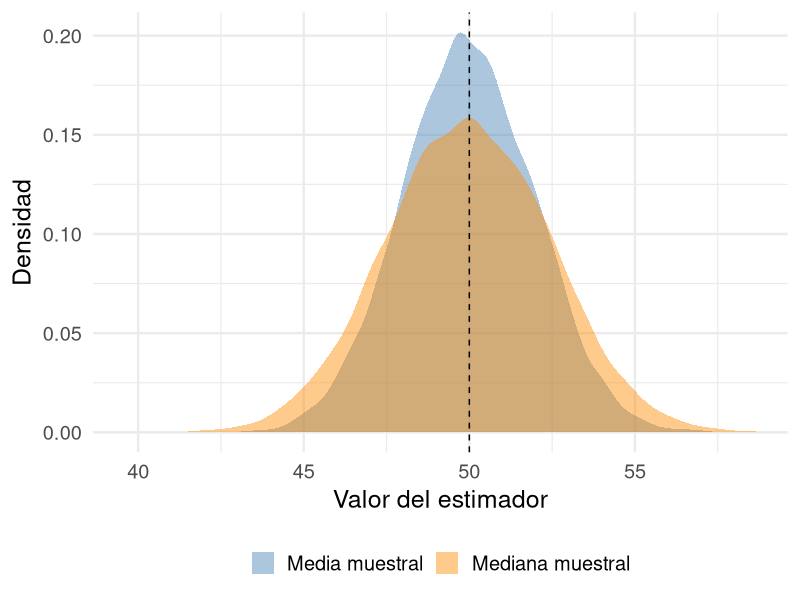
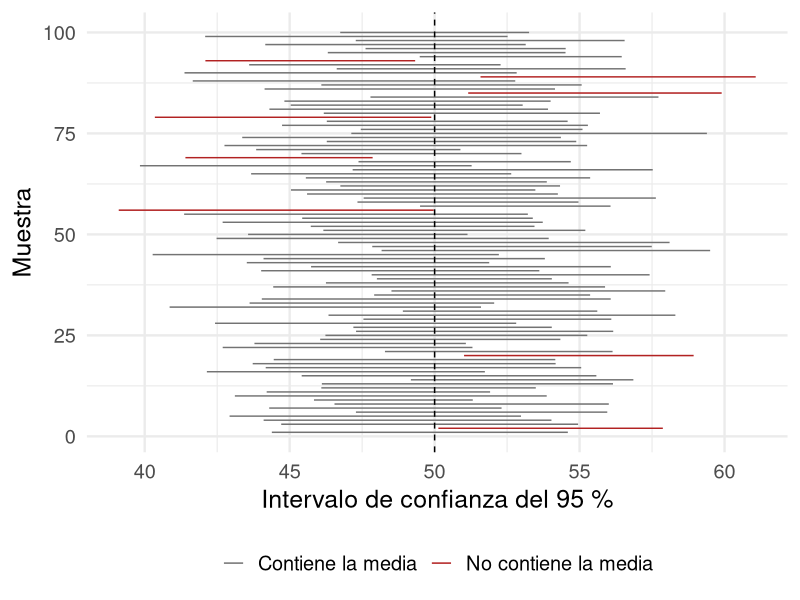
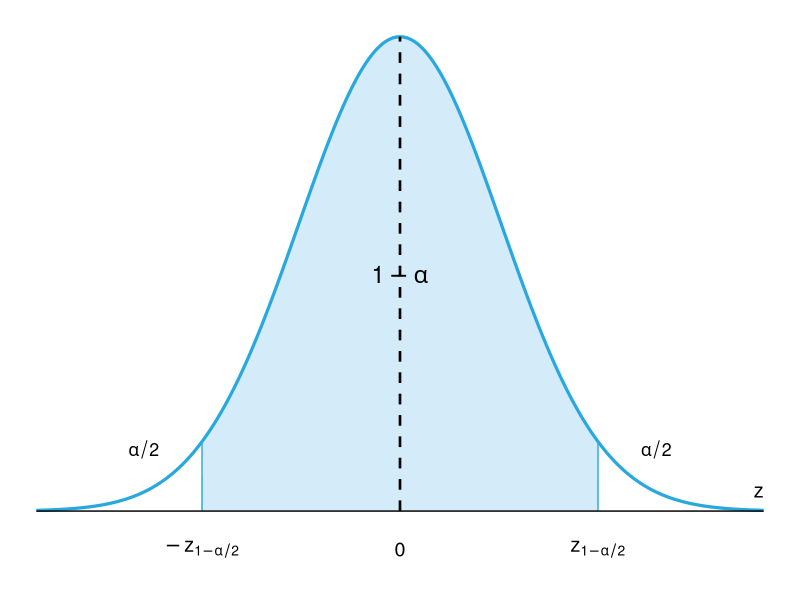
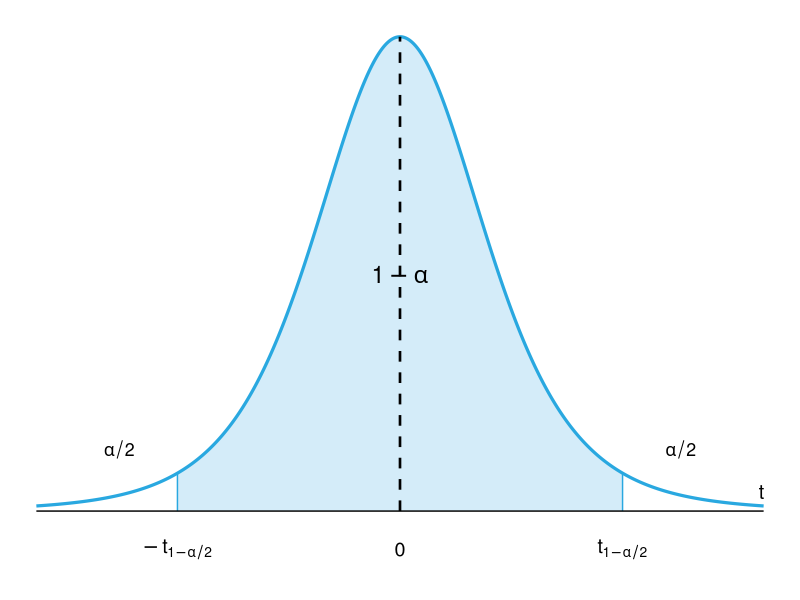
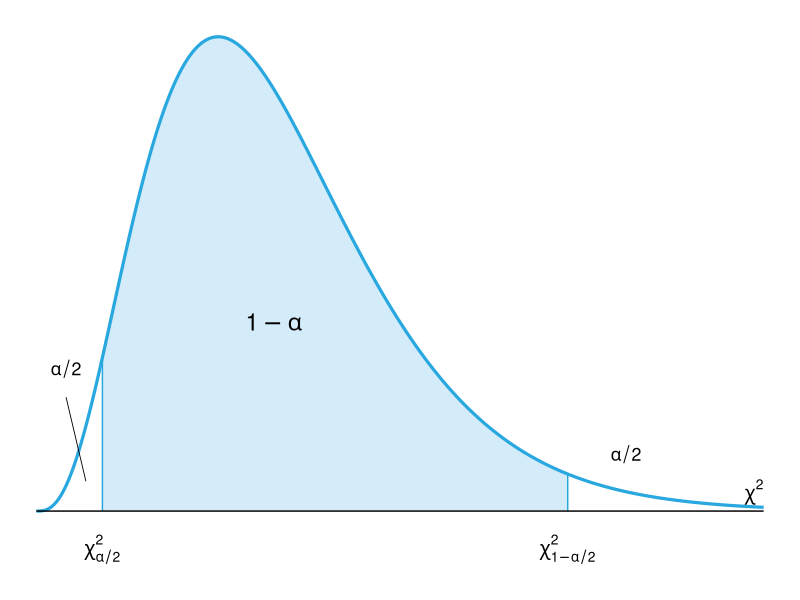
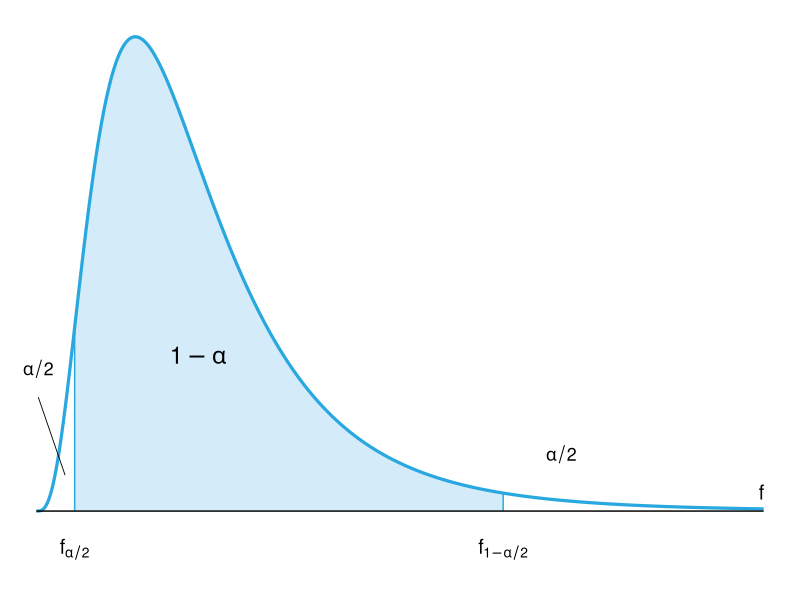

Recreate these plots in R, in order.
## ---- chunk 1
#| label: setup
#| include: false
library(ggplot2)


# Dibuja una densidad con el área central 1 - alfa sombreada entre dos cuantiles
grafica_area <- function(f, desde, hasta, li, ls, etq_li, etq_ls, eje,
                         simetrica = FALSE, colas = FALSE) {
  x <- seq(desde, hasta, length.out = 600)
  d <- data.frame(x = x, y = f(x))
  ymax <- max(d$y)
  # Posición de la etiqueta 1 - alfa: centro de gravedad del área sombreada
  dc <- subset(d, x >= li & x <= ls)
  x_c <- if (simetrica) 0 else sum(dc$x * dc$y) / sum(dc$y)
  y_c <- if (simetrica) 0.5 * ymax else 0.45 * f(x_c)
  p <- ggplot(d, aes(x = x, y = y)) +
    geom_area(data = subset(d, x >= li & x <= ls), fill = "#d4ecf9") +
    geom_line(color = "#29a8e0", linewidth = 1.1) +
    annotate("segment", x = li, xend = li, y = 0, yend = f(li), color = "#29a8e0") +
    annotate("segment", x = ls, xend = ls, y = 0, yend = f(ls), color = "#29a8e0") +
    annotate("segment", x = desde, xend = hasta, y = 0, yend = 0) +
    annotate("text", x = x_c, y = y_c, label = "1 - alpha",
             parse = TRUE, size = 6) +
    annotate("text", x = li, y = -0.08 * ymax, label = etq_li, parse = TRUE, size = 5) +
    annotate("text", x = ls, y = -0.08 * ymax, label = etq_ls, parse = TRUE, size = 5) +
    annotate("text", x = hasta, y = 0.04 * ymax, label = eje, parse = TRUE,
             size = 5, hjust = 1) +
    coord_cartesian(ylim = c(-0.13 * ymax, 1.02 * ymax), clip = "off") +
    theme_void()
  if (simetrica) {
    p <- p +
      annotate("segment", x = 0, xend = 0, y = 0, yend = f(0),
               linetype = "dashed", linewidth = 0.9) +
      annotate("text", x = 0, y = -0.08 * ymax, label = "0", size = 5)
  }
  if (colas && simetrica) {
    p <- p +
      annotate("text", x = c(li, ls) + c(-1, 1) * 0.08 * (hasta - desde),
               y = 0.13 * ymax, label = "alpha/2", parse = TRUE, size = 4.5)
  } else if (colas) {
    p <- p +
      annotate("text", x = li - 0.05 * (hasta - desde), y = 0.30 * ymax,
               label = "alpha/2", parse = TRUE, size = 4.5) +
      annotate("segment", x = li - 0.05 * (hasta - desde), xend = 0.75 * li,
               y = 0.24 * ymax, yend = 0.35 * f(0.75 * li), linewidth = 0.3) +
      annotate("text", x = ls + 0.08 * (hasta - desde), y = 0.12 * ymax,
               label = "alpha/2", parse = TRUE, size = 4.5)
  }
  p
}
theme_set(theme_minimal(base_size = 18))
## ---- chunk 2
#| echo: false
#| fig-width: 9
#| fig-height: 4
#| fig-align: center
set.seed(5)
muestras <- replicate(10000, rnorm(25, mean = 50, sd = 10))
estim <- rbind(data.frame(valor = colMeans(muestras), estimador = "Media muestral"),
               data.frame(valor = apply(muestras, 2, median), estimador = "Mediana muestral"))
ggplot(estim, aes(x = valor, fill = estimador)) +
  geom_density(alpha = 0.45, color = NA) +
  geom_vline(xintercept = 50, linetype = "dashed") +
  scale_fill_manual(values = c("steelblue", "darkorange")) +
  labs(x = "Valor del estimador", y = "Densidad", fill = NULL) +
  theme(legend.position = "bottom")
## ---- chunk 3
#| echo: false
#| fig-width: 8
#| fig-height: 5.6
#| fig-align: center
set.seed(2027)
n_ic <- 20; mu_ic <- 50; sigma_ic <- 10
ics <- t(replicate(100, {
  x <- rnorm(n_ic, mu_ic, sigma_ic)
  m <- mean(x); e <- qt(0.975, n_ic - 1) * sd(x) / sqrt(n_ic)
  c(m - e, m + e)
}))
ics <- data.frame(muestra = 1:100, inf = ics[, 1], sup = ics[, 2])
n_fallan <- sum(ics$inf > mu_ic | ics$sup < mu_ic)
ics$contiene <- ifelse(ics$inf < mu_ic & ics$sup > mu_ic, "Contiene la media", "No contiene la media")
ggplot(ics, aes(y = muestra, xmin = inf, xmax = sup, color = contiene)) +
  geom_linerange() +
  geom_vline(xintercept = mu_ic, linetype = "dashed") +
  scale_color_manual(values = c("grey45", "firebrick")) +
  labs(x = "Intervalo de confianza del 95 %", y = "Muestra", color = NULL) +
  theme(legend.position = "bottom")
## ---- chunk 4
#| echo: false
#| fig-width: 9
#| fig-height: 3.4
#| fig-align: center
grafica_area(dnorm, -3.6, 3.6, qnorm(0.025), qnorm(0.975),
             "-z[1 - alpha/2]", "z[1 - alpha/2]", "z", simetrica = TRUE, colas = TRUE)
## ---- chunk 5
#| echo: false
#| fig-width: 9
#| fig-height: 3.2
#| fig-align: center
grafica_area(function(x) dt(x, df = 5), -4.2, 4.2, qt(0.025, 5), qt(0.975, 5),
             "-t[1 - alpha/2]", "t[1 - alpha/2]", "t", simetrica = TRUE, colas = TRUE)
## ---- chunk 6
#| echo: true
mochilas <- c(3.2, 4.1, 5.5, 3.8, 4.9, 6.2, 3.5, 5.1, 4.4, 3.9,
              5.7, 6.5, 3.3, 4.7, 5.3, 4.0, 3.6, 4.8, 5.9, 6.1)
t.test(mochilas, conf.level = 0.95)$conf.int
## ---- chunk 7
#| echo: false
#| fig-width: 9
#| fig-height: 3.4
#| fig-align: center
grafica_area(function(x) dchisq(x, df = 8), 0, 24, qchisq(0.025, 8), qchisq(0.975, 8),
             "chi[alpha/2]^2", "chi[1 - alpha/2]^2", "chi^2", colas = TRUE)
## ---- chunk 8
#| echo: false
#| fig-width: 9
#| fig-height: 3.2
#| fig-align: center
grafica_area(function(x) df(x, 9, 14), 0, 5, qf(0.025, 9, 14), qf(0.975, 9, 14),
             "f[alpha/2]", "f[1 - alpha/2]", "f", colas = TRUE)
